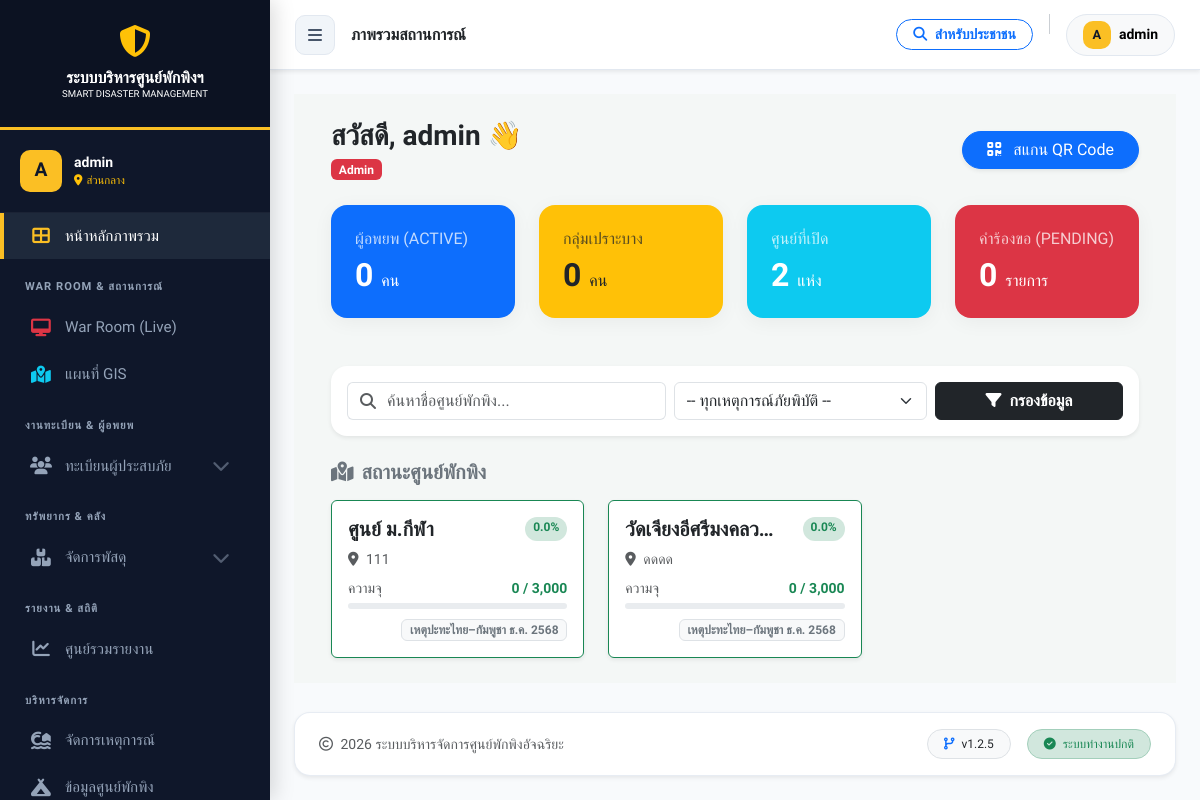
/index.php (signed in), run on the app's committed database.
### tables this page shows
CREATE TABLE `shelters` (
  `id` int(11) NOT NULL,
  `incident_id` int(11) NOT NULL COMMENT 'ผูกกับเหตุการณ์ไหน',
  `name` varchar(200) NOT NULL COMMENT 'ชื่อศูนย์',
  `location` text NOT NULL COMMENT 'ที่ตั้ง',
  `district` varchar(100) DEFAULT NULL,
  `province` varchar(100) DEFAULT NULL,
  `latitude` decimal(10,8) DEFAULT NULL,
  `longitude` decimal(11,8) DEFAULT NULL,
  `capacity` int(11) NOT NULL DEFAULT 0 COMMENT 'ความจุสูงสุด',
  `contact_person` varchar(255) DEFAULT NULL,
  `contact_phone` varchar(20) DEFAULT NULL,
  `status` enum('open','full','closed') NOT NULL DEFAULT 'open',
  `last_updated` datetime DEFAULT NULL,
  `created_at` datetime DEFAULT current_timestamp()
);

CREATE TABLE `incidents` (
  `id` int(11) NOT NULL,
  `name` varchar(200) NOT NULL COMMENT 'ชื่อเหตุการณ์ (เช่น น้ำท่วมปี 67)',
  `type` varchar(50) NOT NULL DEFAULT 'other',
  `description` text DEFAULT NULL,
  `start_date` date NOT NULL,
  `end_date` date DEFAULT NULL,
  `status` enum('active','closed') NOT NULL DEFAULT 'active',
  `created_at` timestamp NOT NULL DEFAULT current_timestamp(),
  `location_scope` varchar(255) DEFAULT NULL COMMENT 'ขอบเขตพื้นที่ (เช่น อ.เมือง)'
);

### index.php (the view, shortened to what this page needs)
<?php
include 'includes/header.php';
$role = $_SESSION['role'] ?? 'guest';
$my_shelter_id = $_SESSION['shelter_id'] ?? 0;
$search = isset($_GET['search']) ? trim($_GET['search']) : '';
$where_clauses = ["1=1"];
$where_sql = implode(' AND ', $where_clauses);
$sql_main = "SELECT s.*, i.name as incident_name,
             (SELECT COUNT(*) FROM evacuees WHERE shelter_id = s.id AND status IN ('active','hospitalized')) as current_people
             FROM shelters s
             LEFT JOIN incidents i ON s.incident_id = i.id
             WHERE $where_sql
             ORDER BY s.status DESC, current_people DESC";
$result_main = $conn->query($sql_main);
$stats = [ 'total_people' => 0, 'vulnerable' => 0, 'shelters' => 0, 'requests' => 0 ];
$stats_where = ($role !== 'admin') ? "shelter_id = $my_shelter_id" : "1=1";
$stats['total_people'] = $conn->query("SELECT COUNT(*) FROM evacuees WHERE status IN ('active','hospitalized') AND $stats_where")->fetch_row()[0];
$stats['vulnerable'] = $conn->query("SELECT COUNT(*) FROM evacuees WHERE status IN ('active','hospitalized') AND vulnerable_group != '' AND $stats_where")->fetch_row()[0];
$stats['shelters'] = ($role !== 'admin') ? 1 : $conn->query("SELECT COUNT(*) FROM shelters WHERE status = 'open'")->fetch_row()[0];
$stats['requests'] = $conn->query("SELECT COUNT(*) FROM shelter_requests WHERE status = 'pending' AND $stats_where")->fetch_row()[0];
?>
<div class="main-content">
    <div class="container-fluid">
        <div class="row mb-4 align-items-center">
            <div class="col-md-8">
                <h3 class="fw-bold text-dark mb-1">สวัสดี, <?php echo htmlspecialchars($_SESSION['username']); ?> 👋</h3>
                <p class="text-muted mb-0">
                    <span class="badge <?php echo $role=='admin'?'bg-danger':'bg-info'; ?>"><?php echo ucfirst($role); ?></span>
                </p>
            </div>
            <div class="col-md-4 text-md-end mt-3 mt-md-0">
                <a href="qr_scanner.php" class="btn btn-primary rounded-pill px-4 shadow-sm"><i class="fas fa-qrcode me-2"></i> สแกน QR Code</a>
            </div>
        </div>
        <div class="row g-4 mb-5">
            <div class="col-md-3">
                <div class="card stat-card bg-primary text-white p-4">
                    <h6 class="text-uppercase opacity-75 mb-2">ผู้อพยพ (Active)</h6>
                    <h2 class="fw-bold mb-0"><?php echo number_format($stats['total_people']); ?> <span class="fs-6 fw-normal">คน</span></h2>
                </div>
            </div>
            <div class="col-md-3">
                <div class="card stat-card bg-warning text-dark p-4">
                    <h6 class="text-uppercase opacity-75 mb-2">กลุ่มเปราะบาง</h6>
                    <h2 class="fw-bold mb-0"><?php echo number_format($stats['vulnerable']); ?> <span class="fs-6 fw-normal">คน</span></h2>
                </div>
            </div>
            <div class="col-md-3">
                <div class="card stat-card bg-info text-white p-4">
                    <h6 class="text-uppercase opacity-75 mb-2"><?php echo $role=='admin'?'ศูนย์ที่เปิด':'ความจุศูนย์'; ?></h6>
                    <?php if($role=='admin'): ?>
                        <h2 class="fw-bold mb-0"><?php echo number_format($stats['shelters']); ?> <span class="fs-6 fw-normal">แห่ง</span></h2>
                    <?php else:
                        $cap = $conn->query("SELECT capacity FROM shelters WHERE id = $my_shelter_id")->fetch_row()[0] ?? 1;
                        $pct = ($stats['total_people'] / $cap) * 100;
                    ?>
                        <h2 class="fw-bold mb-0"><?php echo number_format($pct, 1); ?>%</h2>
                    <?php endif; ?>
                </div>
            </div>
            <div class="col-md-3">
                <div class="card stat-card bg-danger text-white p-4">
                    <h6 class="text-uppercase opacity-75 mb-2">คำร้องขอ (Pending)</h6>
                    <h2 class="fw-bold mb-0"><?php echo number_format($stats['requests']); ?> <span class="fs-6 fw-normal">รายการ</span></h2>
                </div>
            </div>
        </div>
        <div class="card shadow-sm border-0 mb-4 rounded-4">
            <div class="card-body p-3">
                <form method="GET" class="row g-2 align-items-center">
                    <div class="col-md-<?php echo $role=='admin'?'5':'9'; ?>">
                        <div class="input-group">
                            <span class="input-group-text bg-white border-end-0"><i class="fas fa-search text-muted"></i></span>
                            <input type="text" name="search" class="form-control border-start-0 ps-0" placeholder="ค้นหาชื่อศูนย์พักพิง..." value="<?php echo htmlspecialchars($search); ?>">
                        </div>
                    </div>
                    <?php if ($role === 'admin'): ?>
                    <div class="col-md-4">
                        <select name="incident_id" class="form-select">
                            <option value="0">-- ทุกเหตุการณ์ภัยพิบัติ --</option>
                        </select>
                    </div>
                    <?php endif; ?>
                    <div class="col-md-3">
                        <div class="d-flex gap-2">
                            <button type="submit" class="btn btn-dark w-100 fw-bold"><i class="fas fa-filter me-1"></i> กรองข้อมูล</button>
                        </div>
                    </div>
                </form>
            </div>
        </div>
        <h5 class="fw-bold text-secondary mb-3"><i class="fas fa-map-marked-alt me-2"></i>สถานะศูนย์พักพิง</h5>
        <div class="row g-4">
            <?php if ($result_main->num_rows > 0): ?>
                <?php while($row = $result_main->fetch_assoc()):
                    $capacity = $row['capacity'] > 0 ? $row['capacity'] : 1;
                    $percent = ($row['current_people'] / $capacity) * 100;
                    $color = ($percent >= 100) ? 'danger' : (($percent >= 80) ? 'warning' : 'success');
                ?>
                <div class="col-md-6 col-xl-4">
                    <div class="card h-100 shadow-sm border-<?php echo $color; ?>">
                        <div class="card-body">
                            <div class="d-flex justify-content-between mb-2">
                                <h5 class="card-title fw-bold text-dark mb-0 text-truncate" style="max-width: 70%;">
                                    <a href="shelter_details.php?id=<?php echo $row['id']; ?>" class="text-decoration-none text-dark stretched-link">
                                        <?php echo htmlspecialchars($row['name']); ?>
                                    </a>
                                </h5>
                                <span class="badge bg-<?php echo $color; ?>-subtle text-<?php echo $color; ?> rounded-pill px-2">
                                    <?php echo number_format($percent, 1); ?>%
                                </span>
                            </div>
                            <p class="text-muted small mb-2"><i class="fas fa-map-marker-alt me-1"></i> <?php echo htmlspecialchars($row['location']); ?></p>
                            <div class="d-flex justify-content-between align-items-end mb-1">
                                <small class="text-muted">ความจุ</small>
                                <small class="fw-bold text-<?php echo $color; ?>"><?php echo number_format($row['current_people']); ?> / <?php echo number_format($row['capacity']); ?></small>
                            </div>
                            <div class="progress progress-thin" style="height: 6px;">
                            </div>
                            <?php if($role === 'admin' && $row['incident_name']): ?>
                                <div class="mt-2 text-end">
                                    <span class="badge bg-light text-secondary border"><?php echo $row['incident_name']; ?></span>
                                </div>
                            <?php endif; ?>
                        </div>
                    </div>
                </div>
                <?php endwhile; ?>
            <?php endif; ?>
        </div>
    </div>
</div>
<?php include 'includes/footer.php'; ?>

### includes/header.php (style rules this page uses)
:root { --sidebar-width: 270px; --nav-bg: #0f172a; --nav-hover: #1e293b; --active-gold: #fbbf24; --text-main: #f1f5f9; --text-muted: #94a3b8; --body-bg: #f8fafc; --header-height: 70px; --primary-color: #0d6efd; }
body { font-family: 'Prompt', sans-serif; background-color: var(--body-bg); color: #334155; overflow-x: hidden; margin: 0; transition: margin-left 0.3s ease; }

### index.php (style rules this page uses)
.main-content { margin-left: 0 !important; width: 100% !important; padding: 25px; background-color: #f4f7f6; }
.stat-card { border: none; border-radius: 16px; box-shadow: 0 4px 20px rgba(0,0,0,0.05); transition: transform 0.3s; height: 100%; }

### data on the page
shelters: name "ศูนย์ ม.กีฬา", percent "0.0", location "111", current_people "0", capacity "3,000", incident.name "เหตุปะทะไทย–กัมพูชา ธ.ค. 2568"
shelters: name "วัดเจียงอีศรีมงคลว…", percent "0.0", location "ดดดด", current_people "0", capacity "3,000", incident.name "เหตุปะทะไทย–กัมพูชา ธ.ค. 2568"

### other printed values
substr($_SESSION['username'] ?? 'U', 0, 1) "A"
$_SESSION['username'] "admin"
$user_shelter_name ?: 'ส่วนกลาง' "ส่วนกลาง"
$role "Admin"
$stats['total_people'] "0"
$stats['vulnerable'] "0"
$stats['shelters'] "2"
$stats['requests'] "0"
